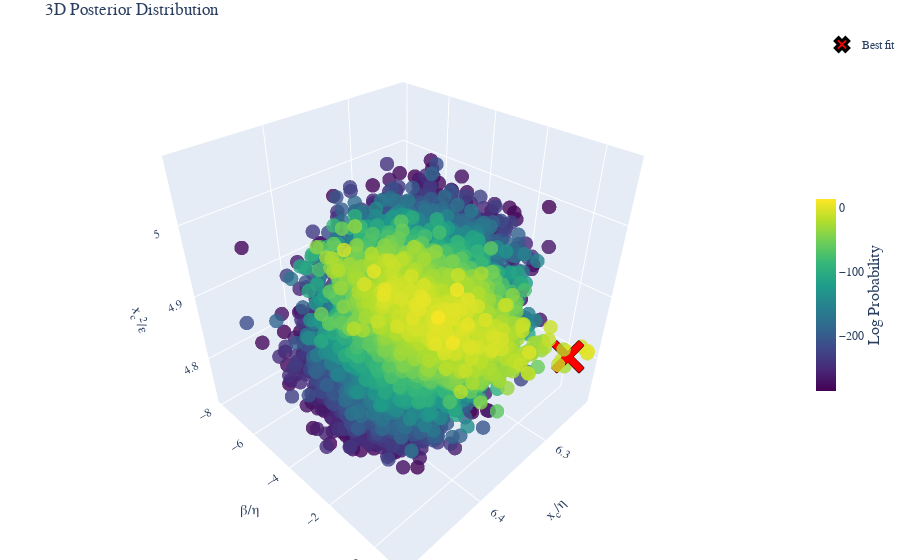

Write notebook code for a chart like this one.
### Code cell
fig =post.plot_posterior3D_interactive([0,1,2],labels=labels_trans, truths=np.log(truths_trans),truth_label="Best fit" )
# Save the figure using matplotlib's savefig instead of plotly's write_image
fig.show()
if SAVE_PRODUCTS:
    # Save the figure as HTML
    html_file_name = config_name+test_str+'_3D_plot'
    if subfolder is not None:
        html_file_name = os.path.join(subfolder, html_file_name)
    html_path = os.path.join(Products_folder, 'html_3d_plots', f'{html_file_name}.html')
    # Create directory if it doesn't exist
    os.makedirs(os.path.dirname(html_path), exist_ok=True)
    fig.write_html(html_path)

### Figure 1 — Plotly figure (JSON) as saved in the notebook; plotly's stock layout.template omitted (floating-point values rounded to 4 significant figures; data arrays with more than 128 entries replaced by an {"elided": "..."} marker saying what was removed)
{"data": [{"marker": {"color": {"elided": "19242 float values"}, "colorbar": {"len": 0.4, "thickness": 20, "title": {"font": {"size": 16}, "side": "right", "text": "Log Probability"}, "x": 1.0, "y": 0.5}, "colorscale": [[0.0, "#440154"], [0.1111, "#482878"], [0.2222, "#3e4989"], [0.3333, "#31688e"], [0.4444, "#26828e"], [0.5556, "#1f9e89"], [0.6667, "#35b779"], [0.7778, "#6ece58"], [0.8889, "#b5de2b"], [1.0, "#fde725"]], "opacity": 0.8, "size": 5}, "mode": "markers", "name": "Posterior", "scene": "scene", "showlegend": false, "type": "scatter3d", "x": {"elided": "19242 float values"}, "y": {"elided": "19242 float values"}, "z": {"elided": "19242 float values"}}, {"marker": {"color": "red", "line": {"color": "black", "width": 3}, "size": 12, "symbol": "x"}, "mode": "markers", "name": "Best fit", "scene": "scene", "showlegend": true, "type": "scatter3d", "x": [6.262], "y": [0.6891], "z": [4.824]}], "layout": {"font": {"family": "Computer Modern"}, "margin": {"b": 0, "l": 0, "r": 0, "t": 30}, "scene": {"aspectmode": "cube", "xaxis": {"exponentformat": "e", "showexponent": "all", "title": {"font": {"size": 14}, "text": "x<sub>c</sub>/η"}}, "yaxis": {"exponentformat": "e", "showexponent": "all", "title": {"font": {"size": 14}, "text": "β/η"}}, "zaxis": {"exponentformat": "e", "showexponent": "all", "title": {"font": {"size": 14}, "text": "x<sub>c</sub><sup>2</sup>/ε"}}}, "title": {"text": "3D Posterior Distribution"}}}
